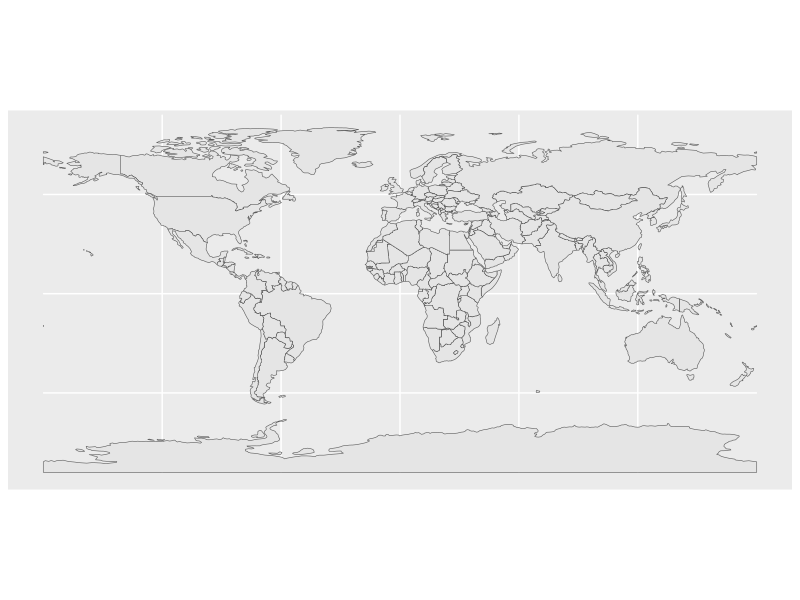
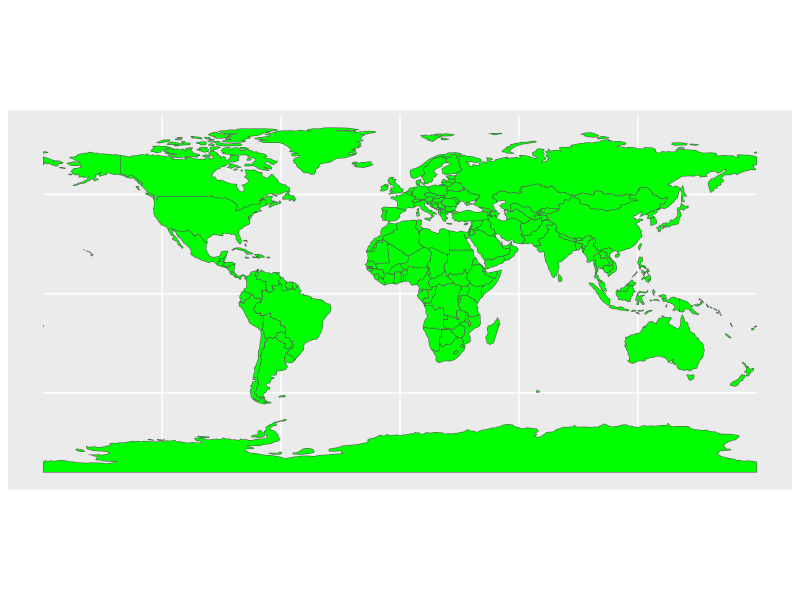

Generate these figures, in order, with R:
library(tidyverse)
library(rnaturalearthdata)
library(sf)

world_sf <- countries110 %>% 
  st_as_sf()

ggplot() +
  geom_sf(data = world_sf,
          size = 0.1)

ggplot() +
  geom_sf(data = world_sf,
          fill = "green",
          size = 0.4)
